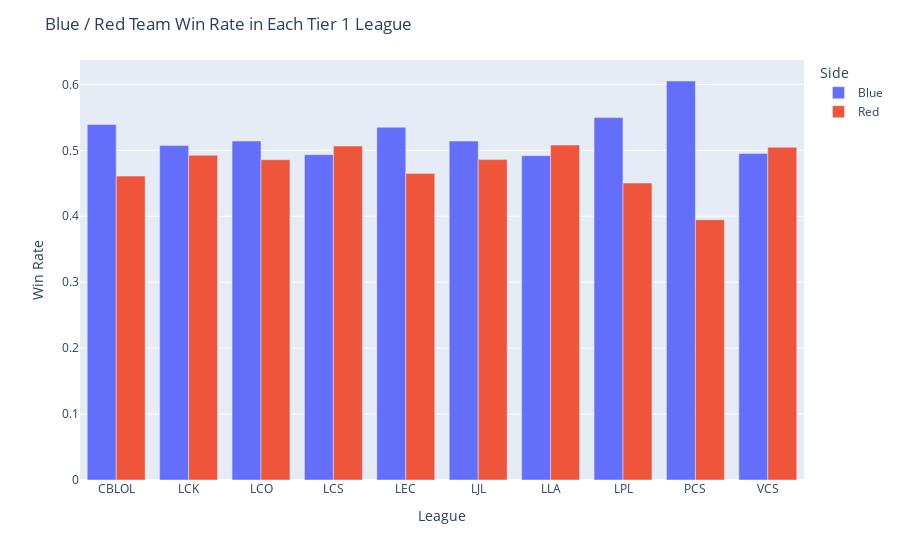

Write notebook code for a chart like this one.
### Code cell
fig5 = px.bar(win_rate, x=win_rate.index, y=['Blue', 'Red'], barmode='group')
fig5.update_layout(title='Blue / Red Team Win Rate in Each Tier 1 League',
                   xaxis_title='League',
                   yaxis_title='Win Rate',
                   legend_title='Side')
fig5.show()

### Figure 1 — Plotly figure (JSON) as saved in the notebook; plotly's stock layout.template omitted (floating-point values rounded to 4 significant figures)
{"data": [{"alignmentgroup": "True", "hovertemplate": "variable=Blue<br>league=%{x}<br>value=%{y}<extra></extra>", "legendgroup": "Blue", "marker": {"color": "#636efa", "pattern": {"shape": ""}}, "name": "Blue", "offsetgroup": "Blue", "orientation": "v", "showlegend": true, "textposition": "auto", "type": "bar", "x": ["CBLOL", "LCK", "LCO", "LCS", "LEC", "LJL", "LLA", "LPL", "PCS", "VCS"], "xaxis": "x", "y": [0.5391, 0.5075, 0.5142, 0.4935, 0.535, 0.514, 0.492, 0.5496, 0.6052, 0.4954], "yaxis": "y"}, {"alignmentgroup": "True", "hovertemplate": "variable=Red<br>league=%{x}<br>value=%{y}<extra></extra>", "legendgroup": "Red", "marker": {"color": "#EF553B", "pattern": {"shape": ""}}, "name": "Red", "offsetgroup": "Red", "orientation": "v", "showlegend": true, "textposition": "auto", "type": "bar", "x": ["CBLOL", "LCK", "LCO", "LCS", "LEC", "LJL", "LLA", "LPL", "PCS", "VCS"], "xaxis": "x", "y": [0.4609, 0.4925, 0.4858, 0.5065, 0.465, 0.486, 0.508, 0.4504, 0.3948, 0.5046], "yaxis": "y"}], "layout": {"barmode": "group", "legend": {"title": {"text": "Side"}, "tracegroupgap": 0}, "margin": {"t": 60}, "title": {"text": "Blue / Red Team Win Rate in Each Tier 1 League"}, "xaxis": {"anchor": "y", "domain": [0, 1], "title": {"text": "League"}}, "yaxis": {"anchor": "x", "domain": [0, 1], "title": {"text": "Win Rate"}}}}
